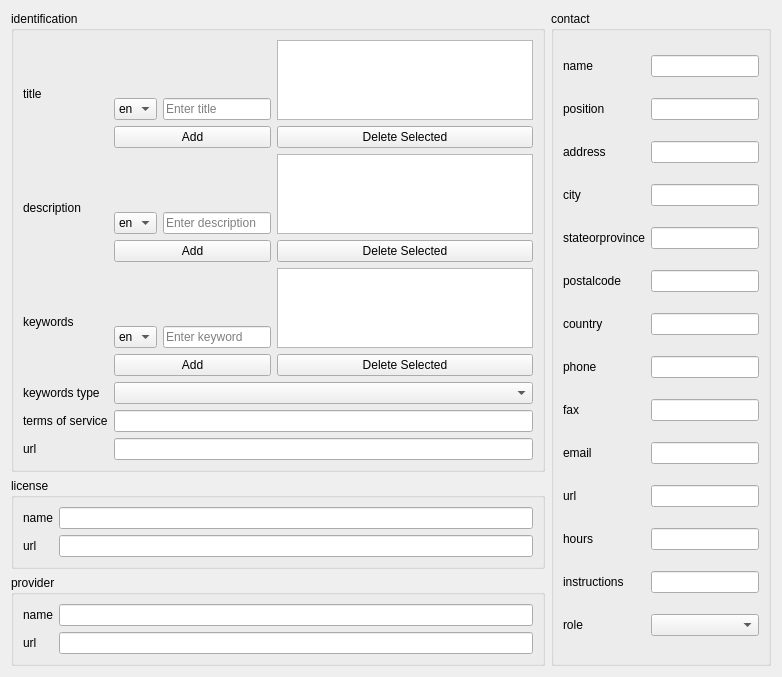
     <widget class="QWidget" name="metadataTab">
      <attribute name="title">
       <string>Metadata</string>
      </attribute>

      <layout class="QGridLayout" name="gridLayout_20">

       <item row="0" column="0" rowspan="2">
        <widget class="QGroupBox" name="groupBoxBind">
         <property name="title">
          <string>identification</string>
         </property>
         <layout class="QGridLayout" name="gridLayout">

          <item row="0" column="0">
           <widget class="QLabel">
            <property name="text">
             <string>title</string>
            </property>
           </widget>
          </item>
          <item row="0" column="1">
           
            <layout class="QHBoxLayout">

              <item>
              <layout class="QVBoxLayout">
                <item>            
                <spacer name="verticalSpacer">
                <property name="orientation">
                  <enum>Qt::Vertical</enum>
                </property>
                <property name="sizeHint" stdset="0">
                  <size>
                  <width>20</width>
                  <height>40</height>
                  </size>
                </property>
                </spacer>
                </item>

                <item>
                  <layout class="QVBoxLayout">
                  <item>

                  
                  <layout class="QHBoxLayout">
                    <item>
                    <widget class="QComboBox" name="comboBoxIdTitleLocale">
                      <item>
                      <property name="text">
                        <string>en</string>
                      </property>
                      </item>
                      <item>
                      <property name="text">
                        <string>pt</string>
                      </property>
                      </item>
                      <item>
                      <property name="text">
                        <string>fr</string>
                      </property>
                      </item>
                    </widget>
                    </item>

                  <item>
                    <widget class="QLineEdit" name="addMetadataIdTitleLineEdit">
                    <property name="placeholderText">
                      <string>Enter title</string>
                    </property>
                    </widget>
                    
                  </item>
                  </layout>

                  </item>
                  <item>
                    <widget class="QPushButton" name="addMetadataIdTitleButton">
                    <property name="text">
                      <string>Add</string>
                    </property>
                    </widget>
                  </item>
                  </layout>
                </item>
              </layout>

              </item>
              <item>
                <layout class="QVBoxLayout">
                  <item>
                    <widget class="QListWidget" name="listWidgetMetadataIdTitle">
                    
                    <property name="maximumSize">
                      <size>
                      <width>1000</width>
                      <height>80</height>
                      </size>
                    </property>
                    </widget>
                  </item>
                  <item>
                    <widget class="QPushButton" name="deleteMetadataIdTitleButton">
                    <property name="text">
                      <string>Delete Selected</string>
                    </property>
                    </widget>
                  </item>
                </layout>
                
              </item>
            </layout>
          </item>


          <item row="1" column="0">
           <widget class="QLabel">
            <property name="text">
             <string>description</string>
            </property>
           </widget>
          </item>
          <item row="1" column="1">
           
            <layout class="QHBoxLayout">

              <item>
              <layout class="QVBoxLayout">
                <item>            
                <spacer name="verticalSpacer">
                <property name="orientation">
                  <enum>Qt::Vertical</enum>
                </property>
                <property name="sizeHint" stdset="0">
                  <size>
                  <width>20</width>
                  <height>40</height>
                  </size>
                </property>
                </spacer>
                </item>

                <item>
                  <layout class="QVBoxLayout">
                  <item>

                  
                  <layout class="QHBoxLayout">
                    <item>
                    <widget class="QComboBox" name="comboBoxIdDescriptionLocale">
                      <item>
                      <property name="text">
                        <string>en</string>
                      </property>
                      </item>
                      <item>
                      <property name="text">
                        <string>pt</string>
                      </property>
                      </item>
                      <item>
                      <property name="text">
                        <string>fr</string>
                      </property>
                      </item>
                    </widget>
                    </item>

                  <item>
                    <widget class="QLineEdit" name="addMetadataIdDescriptionLineEdit">
                    <property name="placeholderText">
                      <string>Enter description</string>
                    </property>
                    </widget>
                    
                  </item>
                  </layout>

                  </item>
                  <item>
                    <widget class="QPushButton" name="addMetadataIdDescriptionButton">
                    <property name="text">
                      <string>Add</string>
                    </property>
                    </widget>
                  </item>
                  </layout>
                </item>
              </layout>

              </item>
              <item>
                <layout class="QVBoxLayout">
                  <item>
                    <widget class="QListWidget" name="listWidgetMetadataIdDescription">
                    
                    <property name="maximumSize">
                      <size>
                      <width>1000</width>
                      <height>80</height>
                      </size>
                    </property>
                    </widget>
                  </item>
                  <item>
                    <widget class="QPushButton" name="deleteMetadataIdDescriptionButton">
                    <property name="text">
                      <string>Delete Selected</string>
                    </property>
                    </widget>
                  </item>
                </layout>
                
              </item>
            </layout>
          </item>

          <item row="2" column="0">
           <widget class="QLabel">
            <property name="text">
             <string>keywords</string>
            </property>
           </widget>
          </item>
          <item row="2" column="1">
            <layout class="QHBoxLayout">

              <item>
              <layout class="QVBoxLayout">
              
                <item>            
                <spacer name="verticalSpacer">
                <property name="orientation">
                  <enum>Qt::Vertical</enum>
                </property>
                <property name="sizeHint" stdset="0">
                  <size>
                  <width>20</width>
                  <height>40</height>
                  </size>
                </property>
                </spacer>
                </item>

                <item>
                  <layout class="QVBoxLayout">
                  <item>

                  
                  <layout class="QHBoxLayout">
                    <item>
                    <widget class="QComboBox" name="comboBoxKeywordsLocale">
                      <item>
                      <property name="text">
                        <string>en</string>
                      </property>
                      </item>
                      <item>
                      <property name="text">
                        <string>pt</string>
                      </property>
                      </item>
                      <item>
                      <property name="text">
                        <string>fr</string>
                      </property>
                      </item>
                    </widget>
                    </item>

                  <item>
                    <widget class="QLineEdit" name="addMetadataKeywordLineEdit">
                    <property name="placeholderText">
                      <string>Enter keyword</string>
                    </property>
                    </widget>
                    
                  </item>
                  </layout>

                  </item>
                  <item>
                    <widget class="QPushButton" name="addMetadataKeywordButton">
                    <property name="text">
                      <string>Add</string>
                    </property>
                    </widget>
                  </item>
                  </layout>
                </item>
              </layout>

              </item>
              <item>
                <layout class="QVBoxLayout">
                  <item>
                    <widget class="QListWidget" name="listWidgetMetadataIdKeywords">
                    
                    <property name="maximumSize">
                      <size>
                      <width>1000</width>
                      <height>80</height>
                      </size>
                    </property>
                    </widget>
                  </item>
                  <item>
                    <widget class="QPushButton" name="deleteMetadataKeywordButton">
                    <property name="text">
                      <string>Delete Selected</string>
                    </property>
                    </widget>
                  </item>
                </layout>
                
              </item>
            </layout>
          </item>

          <item row="3" column="0">
           <widget class="QLabel">
            <property name="text">
             <string>keywords type</string>
            </property>
           </widget>
          </item>
          <item row="3" column="1">
           <widget class="QComboBox" name="comboBoxMetadataIdKeywordsType">
           </widget>
          </item>

          <item row="4" column="0">
           <widget class="QLabel">
            <property name="text">
             <string>terms of service</string>
            </property>
           </widget>
          </item>
          <item row="4" column="1">
           <widget class="QLineEdit" name="lineEditMetadataIdTerms">
           </widget>
          </item>

          <item row="5" column="0">
           <widget class="QLabel">
            <property name="text">
             <string>url</string>
            </property>
           </widget>
          </item>
          <item row="5" column="1">
           <widget class="QLineEdit" name="lineEditMetadataIdUrl">
           </widget>
          </item>

         </layout>

        </widget>
       </item>

       
       <item row="2" column="0" rowspan="1">
          <widget class="QGroupBox" name="groupBoxBind">
          <property name="title">
            <string>license</string>
          </property>
          <layout class="QGridLayout" name="gridLayout">

            <item row="0" column="0">
            <widget class="QLabel">
              <property name="text">
              <string>name</string>
              </property>
            </widget>
            </item>
            <item row="0" column="1">
            <widget class="QLineEdit" name="lineEditMetadataLicenseName">
            </widget>
            </item>
            
            <item row="1" column="0">
            <widget class="QLabel">
              <property name="text">
              <string>url</string>
              </property>
            </widget>
            </item>
            <item row="1" column="1">
            <widget class="QLineEdit" name="lineEditMetadataLicenseUrl">
            </widget>
            </item>

          </layout>

          </widget>
       </item>

       
       <item row="3" column="0" rowspan="1">
          <widget class="QGroupBox" name="groupBoxBind">
          <property name="title">
            <string>provider</string>
          </property>
          <layout class="QGridLayout" name="gridLayout">

            <item row="0" column="0">
            <widget class="QLabel">
              <property name="text">
              <string>name</string>
              </property>
            </widget>
            </item>
            <item row="0" column="1">
            <widget class="QLineEdit" name="lineEditMetadataProviderName">
            </widget>
            </item>
            
            <item row="1" column="0">
            <widget class="QLabel">
              <property name="text">
              <string>url</string>
              </property>
            </widget>
            </item>
            <item row="1" column="1">
            <widget class="QLineEdit" name="lineEditMetadataProviderUrl">
            </widget>
            </item>

          </layout>

          </widget>
       </item>

       
       <item row="0" column="1" rowspan="4">
          <widget class="QGroupBox" name="groupBoxBind">
          <property name="title">
            <string>contact</string>
          </property>
          <layout class="QGridLayout" name="gridLayout">

            <item row="0" column="0">
            <widget class="QLabel">
              <property name="text">
              <string>name</string>
              </property>
            </widget>
            </item>
            <item row="0" column="1">
            <widget class="QLineEdit" name="lineEditMetadataContactName">
            </widget>
            </item>
            
            <item row="1" column="0">
            <widget class="QLabel">
              <property name="text">
              <string>position</string>
              </property>
            </widget>
            </item>
            <item row="1" column="1">
            <widget class="QLineEdit" name="lineEditMetadataContactPosition">
            </widget>
            </item>
            
            <item row="2" column="0">
            <widget class="QLabel">
              <property name="text">
              <string>address</string>
              </property>
            </widget>
            </item>
            <item row="2" column="1">
            <widget class="QLineEdit" name="lineEditMetadataContactAddress">
            </widget>
            </item>
            
            <item row="3" column="0">
            <widget class="QLabel">
              <property name="text">
              <string>city</string>
              </property>
            </widget>
            </item>
            <item row="3" column="1">
            <widget class="QLineEdit" name="lineEditMetadataContactCity">
            </widget>
            </item>
            
            <item row="4" column="0">
            <widget class="QLabel">
              <property name="text">
              <string>stateorprovince</string>
              </property>
            </widget>
            </item>
            <item row="4" column="1">
            <widget class="QLineEdit" name="lineEditMetadataContactState">
            </widget>
            </item>
            
            <item row="5" column="0">
            <widget class="QLabel">
              <property name="text">
              <string>postalcode</string>
              </property>
            </widget>
            </item>
            <item row="5" column="1">
              <widget class="QLineEdit" name="lineEditMetadataContactPostal">
            </widget>
            </item>
            
            <item row="6" column="0">
            <widget class="QLabel">
              <property name="text">
              <string>country</string>
              </property>
            </widget>
            </item>
            <item row="6" column="1">
              <widget class="QLineEdit" name="lineEditMetadataContactCountry">
            </widget>
            </item>
            
            <item row="7" column="0">
            <widget class="QLabel">
              <property name="text">
              <string>phone</string>
              </property>
            </widget>
            </item>
            <item row="7" column="1">
              <widget class="QLineEdit" name="lineEditMetadataContactPhone">
            </widget>
            </item>
            
            <item row="8" column="0">
            <widget class="QLabel">
              <property name="text">
              <string>fax</string>
              </property>
            </widget>
            </item>
            <item row="8" column="1">
              <widget class="QLineEdit" name="lineEditMetadataContactFax">
            </widget>
            </item>
            
            <item row="9" column="0">
            <widget class="QLabel">
              <property name="text">
              <string>email</string>
              </property>
            </widget>
            </item>
            <item row="9" column="1">
              <widget class="QLineEdit" name="lineEditMetadataContactEmail">
            </widget>
            </item>
            
            <item row="10" column="0">
            <widget class="QLabel">
              <property name="text">
              <string>url</string>
              </property>
            </widget>
            </item>
            <item row="10" column="1">
              <widget class="QLineEdit" name="lineEditMetadataContactUrl">
            </widget>
            </item>
            
            <item row="11" column="0">
            <widget class="QLabel">
              <property name="text">
              <string>hours</string>
              </property>
            </widget>
            </item>
            <item row="11" column="1">
              <widget class="QLineEdit" name="lineEditMetadataContactHours">
            </widget>
            </item>
            
            <item row="12" column="0">
            <widget class="QLabel">
              <property name="text">
              <string>instructions</string>
              </property>
            </widget>
            </item>
            <item row="12" column="1">
              <widget class="QLineEdit" name="lineEditMetadataContactInstructions">
            </widget>
            </item>
            
            <item row="13" column="0">
            <widget class="QLabel">
              <property name="text">
              <string>role</string>
              </property>
            </widget>
            </item>
            <item row="13" column="1">
              <widget class="QComboBox" name="comboBoxMetadataContactRole">
            </widget>
            </item>

          </layout>

          </widget>
       </item>


       </layout>
       
     </widget>
